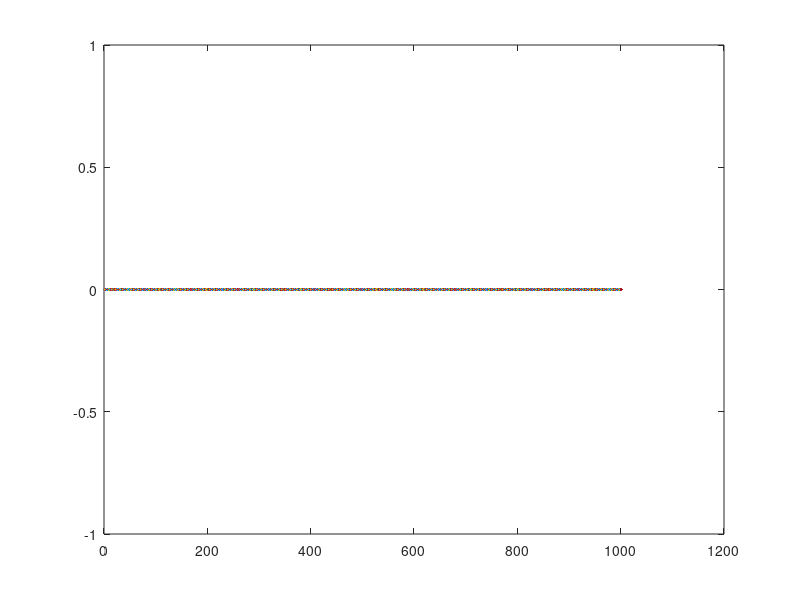

Write the MATLAB code that produced this figure.
clear;
fid = fopen('outcurve.txt');
tline = fgetl(fid);
x=1:1001;
y=[];
tline(tline==',') = '.';   
C = strsplit(tline,' ');
numbers = int64(str2double(C));
for (i = 1: length(numbers))
    y = [y, numbers(i)];
end
figure;
plot(x,y);
fclose(fid);